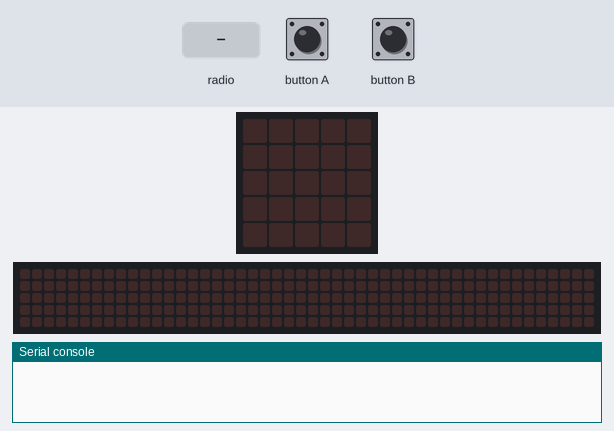
Bench run of a program on a simulated BBC micro:bit running MicroPython. Shown: the board's 5×5 LED display, a strip that is not on the board, showing the scrolling text unrolled, the last lines printed to the serial console. Inputs (shaded band) come from the test bench. No radio messages arrive unless stated (any console line starting 'radio sent:' is added by the test bench); the 48×5 strip is a reading aid, not a part: it shows the text the display is scrolling, unrolled, one strip-width of it at a time.

Above: at 1.2 s.
1.3 s: button A pressed for 0.15 s
At 1.31 s:
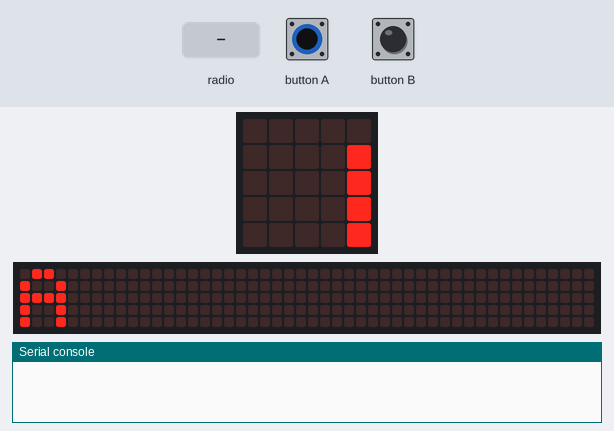
4.3 s: button B pressed for 0.15 s
At 5.4 s:
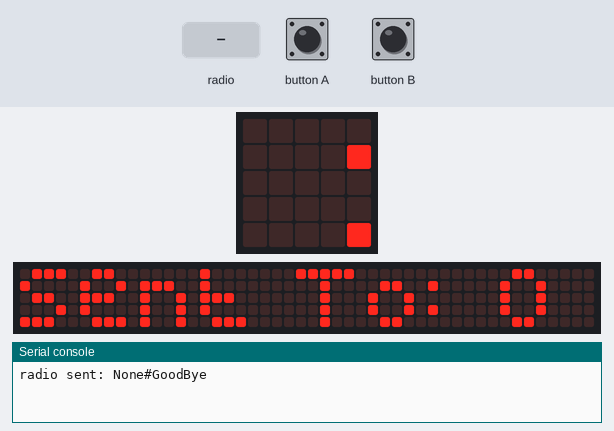
7.3 s: radio message "ARP:" arrives
At 9.22 s:
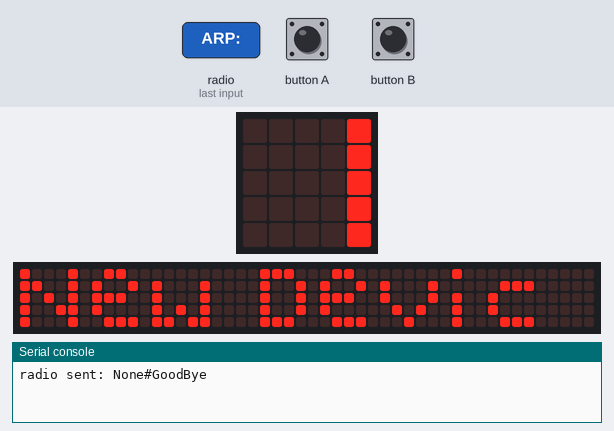
10.3 s: button B pressed for 1 s
14.3 s: button A pressed for 1 s
At 16.32 s:
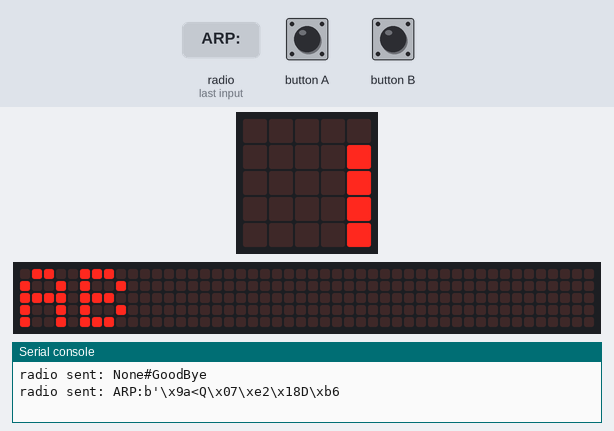
17.3 s: button B pressed for 0.15 s
At 21.23 s:
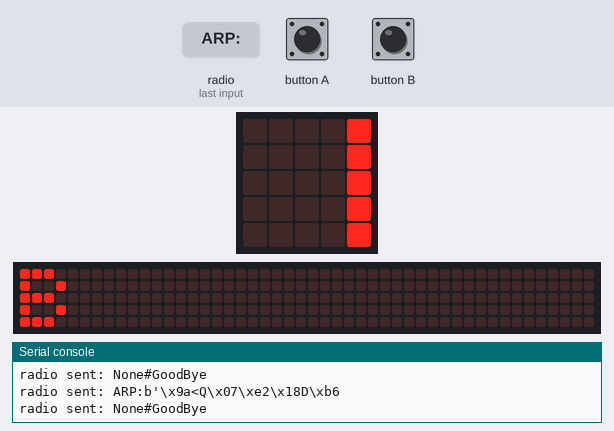

Measured:
- after the input at 1.3 s, the display: changes at once (image 1)
- after the input at 4.3 s, the display: first changes at once (image 2 shows a later state)
- after the input at 7.3 s, the display: first differs from a run without the input after 1.9 s (image 3)
- after the input at 14.3 s, the display: first differs from a run without the input after 1.3 s (image 4 shows a later state)
- after the input at 17.3 s, the display: first differs from a run without the input after 3.9 s (image 5)

The program:

Radio_Identifier.py
```python
from microbit import *
import radio
import machine

# Radio Config
radio.on()
radio.config(channel=55)
deviceSelected = 0

# ARP IDs
deviceID = ""
knownDevices = ["None"]

# Input Controls
LButton = "None"

# Constants
splitChar = "#"
String1 = "Hello, Sir"
String2 = "GoodBye"


def initialiseID():
    global deviceID
    deviceID = str(machine.unique_id())
    return


def resetButton():
    global LButton
    LButton = "None"
    return


def chMod():
    return deviceSelected % len(knownDevices)


def echo():
    display.scroll("Echo", wait=False, delay=75)
    radio.send("ARP:" + deviceID)
    return


def resolveARP(ARP):
    global knownDevices

    if ARP[4:] not in knownDevices:
        knownDevices.append(ARP[4:])
        display.scroll("New Device Found", delay=75)
        echo()
    return


def changeChannel():
    global deviceSelected
    deviceSelected += 1
    display.scroll("Channel: " + str(chMod()), delay=75)
    return


def sendMsg(OutMSG):
    radio.send(knownDevices[chMod()] + splitChar + OutMSG)
    display.scroll("Sent To: " + str(chMod()), delay=75)
    return


def receiveMsg(InMSG):
    newMsg = ""
    temp = InMSG.split(splitChar)
    newMsg = str(temp[1])
    return newMsg


# StartUp Code
initialiseID()

while True:
    RMSG = radio.receive()

    if RMSG and RMSG.startswith("ARP:"):
        resolveARP(ARP=RMSG)
    if RMSG and RMSG.startswith(deviceID):
        display.scroll(str(receiveMsg(InMSG=RMSG)), delay=100)

    if button_a.was_pressed():
        if LButton == "None":
            LButton = "A"
            display.scroll("A", delay=75)
        elif LButton == "A":
            display.scroll("AA", delay=75)
            echo()
            resetButton()
        elif LButton == "B":
            display.scroll("BA", delay=75)
            sendMsg(String1)
            resetButton()

    if button_b.was_pressed():
        if LButton == "None":
            LButton = "B"
            display.scroll("B", delay=75)
        elif LButton == "B":
            display.scroll("BB", delay=75)
            changeChannel()
            resetButton()
        elif LButton == "A":
            display.scroll("AB", delay=75)
            sendMsg(String2)
            resetButton()
```
